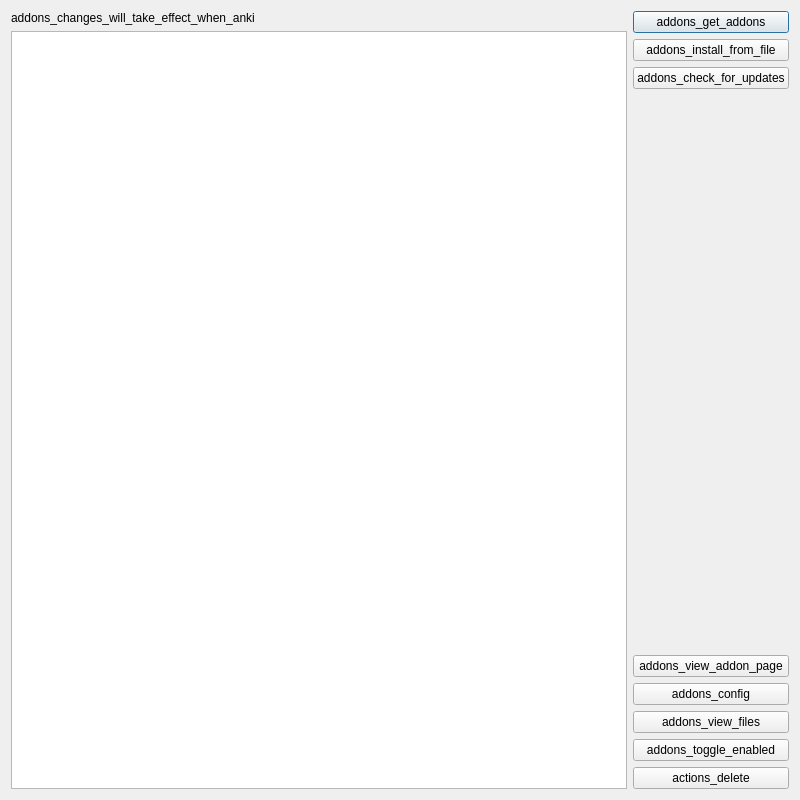
<?xml version="1.0" encoding="UTF-8"?>
<ui version="4.0">
 <class>Dialog</class>
 <widget class="QDialog" name="Dialog">
  <property name="windowModality">
   <enum>Qt::ApplicationModal</enum>
  </property>
  <property name="geometry">
   <rect>
    <x>0</x>
    <y>0</y>
    <width>800</width>
    <height>800</height>
   </rect>
  </property>
  <property name="windowTitle">
   <string notr="true">ADD-ONS</string>
  </property>
  <property name="modal">
   <bool>true</bool>
  </property>
  <layout class="QHBoxLayout" name="horizontalLayout">
   <item>
    <layout class="QVBoxLayout" name="verticalLayout_2">
     <item>
      <widget class="QLabel" name="label">
       <property name="text">
        <string>addons_changes_will_take_effect_when_anki</string>
       </property>
      </widget>
     </item>
     <item>
      <widget class="QListWidget" name="addonList">
       <property name="selectionMode">
        <enum>QAbstractItemView::ExtendedSelection</enum>
       </property>
      </widget>
     </item>
    </layout>
   </item>
   <item>
    <layout class="QVBoxLayout" name="verticalLayout">
     <item>
      <widget class="QPushButton" name="getAddons">
       <property name="text">
        <string>addons_get_addons</string>
       </property>
       <property name="visible">
        <bool>false</bool>
       </property>
      </widget>
     </item>
     <item>
      <widget class="QPushButton" name="installFromFile">
       <property name="text">
        <string>addons_install_from_file</string>
       </property>
      </widget>
     </item>
     <item>
      <widget class="QPushButton" name="checkForUpdates">
       <property name="text">
        <string>addons_check_for_updates</string>
       </property>
      </widget>
     </item>
     <item>
      <spacer name="verticalSpacer">
       <property name="orientation">
        <enum>Qt::Vertical</enum>
       </property>
       <property name="sizeHint" stdset="0">
        <size>
         <width>20</width>
         <height>40</height>
        </size>
       </property>
      </spacer>
     </item>
     <item>
      <widget class="QPushButton" name="viewPage">
       <property name="text">
        <string>addons_view_addon_page</string>
       </property>
       <property name="visible">
        <bool>false</bool>
       </property>
      </widget>
     </item>
     <item>
      <widget class="QPushButton" name="config">
       <property name="text">
        <string>addons_config</string>
       </property>
      </widget>
     </item>
     <item>
      <widget class="QPushButton" name="viewFiles">
       <property name="text">
        <string>addons_view_files</string>
       </property>
      </widget>
     </item>
     <item>
      <widget class="QPushButton" name="toggleEnabled">
       <property name="text">
        <string>addons_toggle_enabled</string>
       </property>
      </widget>
     </item>
     <item>
      <widget class="QPushButton" name="delete_2">
       <property name="text">
        <string>actions_delete</string>
       </property>
      </widget>
     </item>
    </layout>
   </item>
  </layout>
 </widget>
 <resources/>
 <connections/>
</ui>
